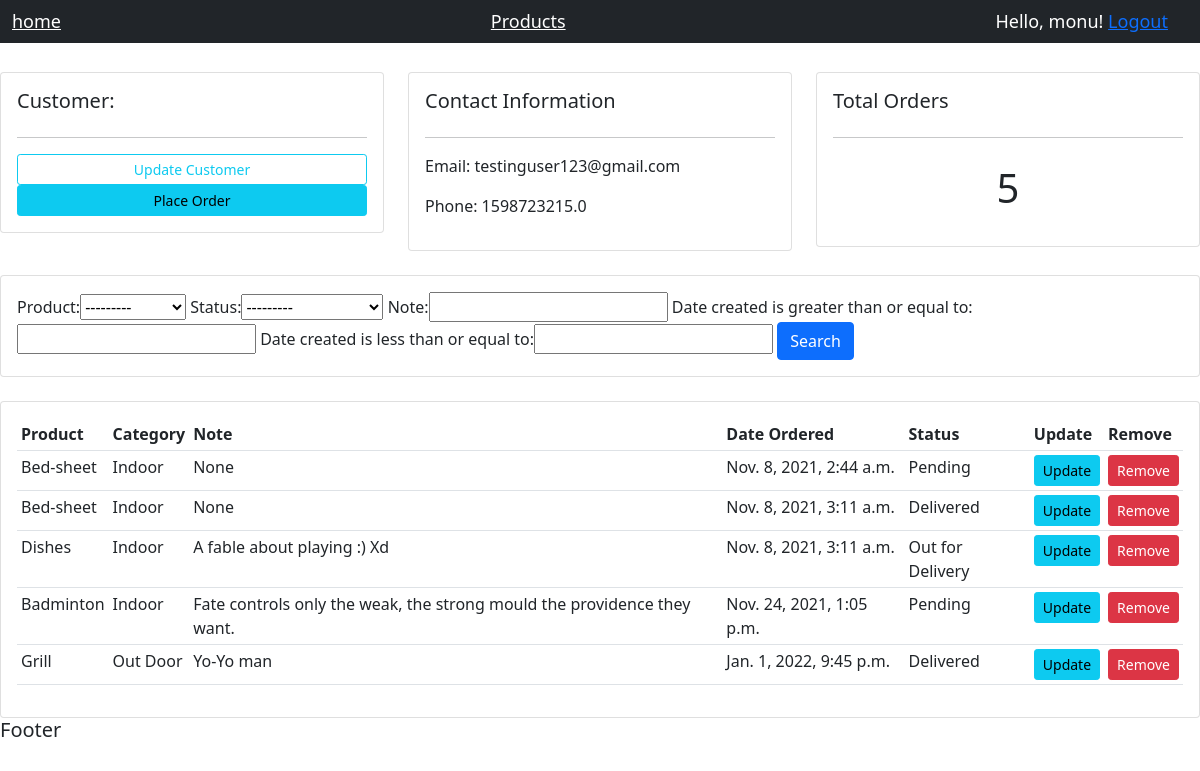
The page /customer/2/ (signed in) on the database its author committed.
### accounts/models.py (models this page shows, shortened)
class Customer(models.Model):
    user =models.OneToOneField(User,null=True, on_delete=models.CASCADE)
    name = models.CharField(max_length=300, null=True)
    email = models.EmailField(null=True, blank=True)
    phone = models.FloatField(null=True, blank=True)
    date_created = models.DateTimeField(auto_now_add=True)

class Order(models.Model):
    STATUS = (
        ('Pending', 'Pending'),
        ('Out for Delivery', 'Out for Delivery'),
        ('Delivered', 'Delivered'),
        )
    customer = models.ForeignKey(Customer, null=True, on_delete=models.SET_NULL)
    product = models.ForeignKey(Product, null=True, on_delete=models.SET_NULL)
    date_created = models.DateTimeField(auto_now_add=True)
    status = models.CharField(max_length=200, null=True , choices=STATUS)
    note = models.CharField(max_length=200, null=True)

class Product(models.Model):
    CATEGORY =(
                ('Indoor', 'Indoor'),
                ('Out Door', 'Outdoor'),
                )
    name = models.CharField(max_length=200, null=True)
    price = models.FloatField(null=True)
    category = models.CharField(max_length=200, null=True,  choices=CATEGORY)
    description = models.CharField(max_length=200, null=True, blank=True)
    date_created = models.DateTimeField(auto_now_add=True)
    tags = models.ManyToManyField(Tag)
    def __str__(self):
        return self.name

### accounts/decorators.py (the view)
        def wrapper_func(request, *args, **kwargs):
            group=None
            if request.user.groups.exists():
                group  =request.user.groups.all()[0].name
            if group in allowed_roles:
                return view_func(request, *args,**kwargs)
            else:
                return HttpResponse('You are not auth')

### accounts/views.py (called while the page is built)
@login_required(login_url='login')
@allowed_users(allowed_roles=['admin'])
def customers(request, pk_test):
    customer = Customer.objects.get(id=pk_test)
    orders = customer.order_set.all()
    orders_count = orders.count()
    myFilter = OrderFilter(request.GET, queryset=orders)
    orders = myFilter.qs
    context = {'customer': customer, 'orders': orders,
               'orders_count': orders_count, 'myFilter': myFilter}
    return render(request, 'accounts/customers.html', context)

### accounts/templates/accounts/customers.html
{% extends 'accounts/base.html' %}
{% block content %}
    	<br>
<div class="row">
	<div class="col-md">
		<div class="card card-body">
			<h5>Customer:</h5>
			<hr>
			<a class="btn btn-outline-info  btn-sm btn-block" href="">Update Customer</a>
			<a class="btn btn-info  btn-sm btn-block" href="{% url 'create_order' customer.id %}">Place Order </a>
		</div>
	</div>
	<div class="col-md">
		<div class="card card-body">
			<h5>Contact Information</h5>
			<hr>
			<p>Email: {{customer.email}} </p>
			<p>Phone: {{customer.phone}} </p>
		</div>
	</div>
	<div class="col-md">
		<div class="card card-body">
			<h5>Total Orders</h5>
			<hr>
			<h1 style="text-align: center;padding: 10px">{{orders_count}}</h1>
		</div>
	</div>
</div>
<br>
<div class="row">
	<div class="col">
		<div class="card card-body">
			<form method="get">
				{{ myFilter.form}}
		    <button class="btn btn-primary" type="submit">Search</button>
		  </form>
		</div>
	</div>
</div>
<br>
<div class="row">
	<div class="col-md">
		<div class="card card-body">
			<table class="table table-sm">
				<tr>
					<th>Product</th>
					<th>Category</th>
					<th>Note</th>
					<th>Date Ordered</th>
					<th>Status</th>
					<th>Update</th>
					<th>Remove</th>
				</tr>
				{% for i in orders %}
					<tr>
						<td> {{i.product}}</td>
						<td> {{i.product.category}}</td>
						<td> {{i.note}}</td>
						<td> {{i.date_created}}</td>
						<td> {{i.status}}</td>
						<td> <a class="btn btn-sm btn-info" href="{% url 'update_order' i.id %}">Update</a> </td>
						<td> <a class="btn btn-sm btn-danger" href="{% url 'delete_order' i.id %}">Remove</a> </td>
					</tr>
				{% endfor%}
			</table>
		</div>
	</div>
</div>
{% endblock content %}

### accounts/templates/accounts/navbar.html (shortened to what this page needs)
{% load static%}
<nav class="navbar navbar-light bg-dark fixed-top">
  <div class="container-fluid">
  {% if request.user.is_staff %}
    <a id="hello-msg" href="{% url 'home' %}">home</a>
    <a id="hello-msg" href="{% url 'products' %}">Products</a>
  {% endif %}
  <span id="hello-msg">Hello, {{request.user}}!  <a href="{% url 'logout' %}">Logout</a></span>
  </div>
  </nav>

### accounts/templates/accounts/navbar.html (style rules this page uses)
#hello-msg { font-size: 18px; color: #fff; margin-right: 20px; }

### rows shown on the page
Customer: email "testinguser123@gmail.com", phone "1598723215.0"
Order: product "Bed-sheet", product.category "Indoor", note "None", date_created "Nov. 8, 2021, 2:44 a.m.", status "Pending"
Order: product "Bed-sheet", product.category "Indoor", note "None", date_created "Nov. 8, 2021, 3:11 a.m.", status "Delivered"
Order: product "Dishes", product.category "Indoor", note "A fable about playing :) Xd", date_created "Nov. 8, 2021, 3:11 a.m.", status "Out for Delivery"
Order: product "Badminton", product.category "Indoor", note "Fate controls only the weak, the strong mould the providence they want.", date_created "Nov. 24, 2021, 1:05 p.m.", status "Pending"
Order: product "Grill", product.category "Out Door", note "Yo-Yo man", date_created "Jan. 1, 2022, 9:45 p.m.", status "Delivered"

### other values the page prints
{{ request.user }} "monu"
{{ orders_count }} "5"
